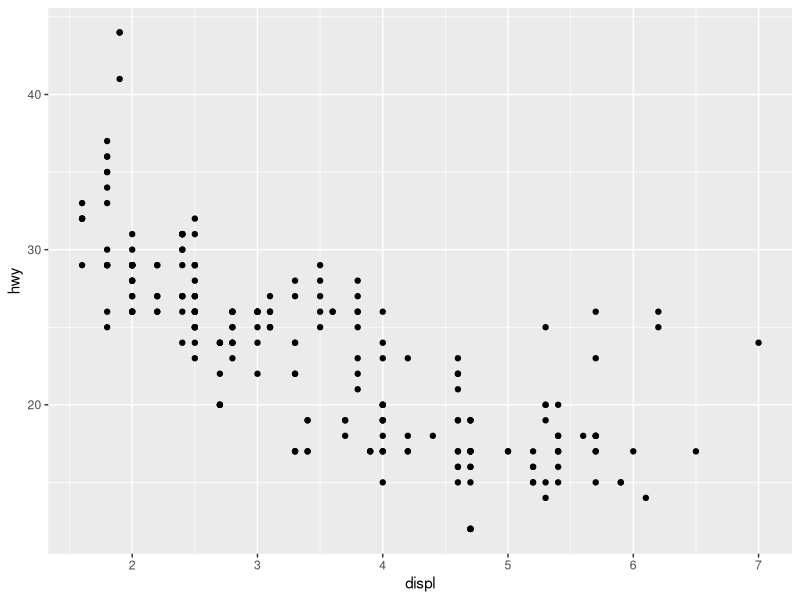
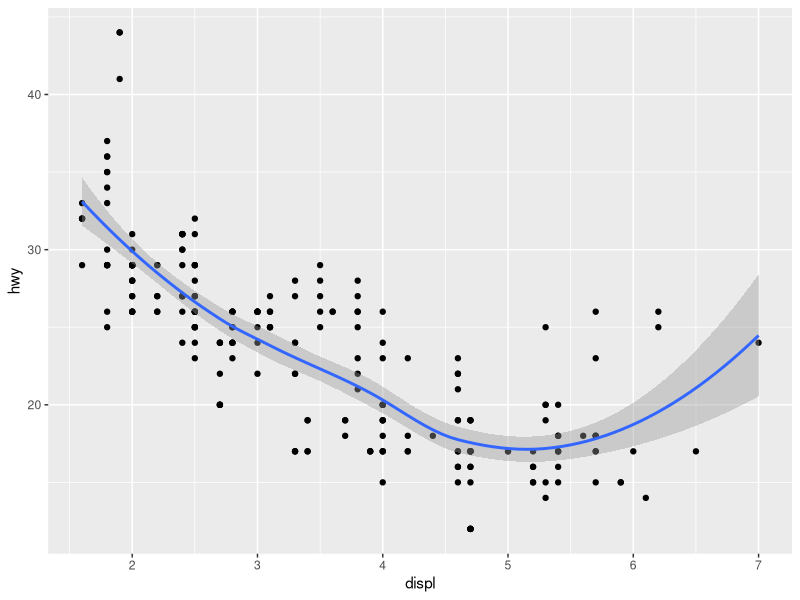
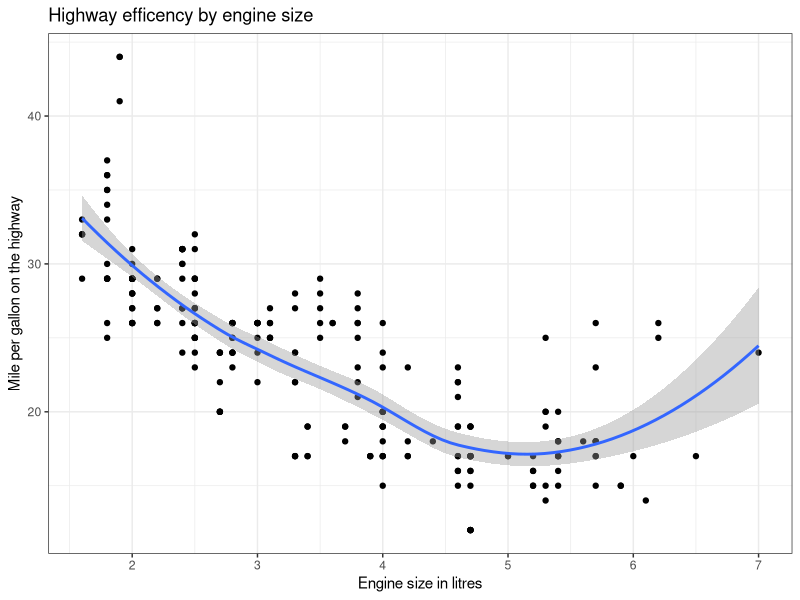
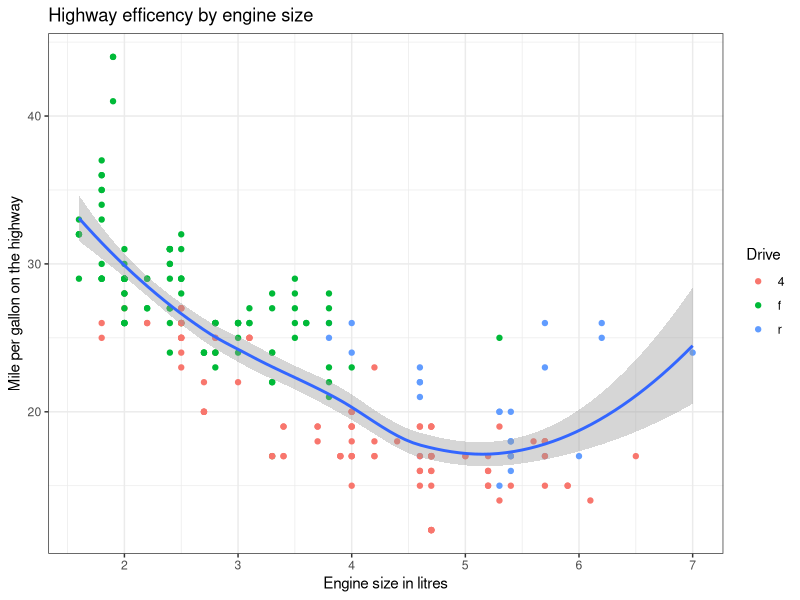

Generate these figures, in order, with R:
## ---- chunk 1
library(tidyverse)
ggplot(data = mpg,
       mapping = aes(x = displ, y = hwy))+
  geom_point()
## ---- chunk 2
ggplot(data = mpg,
       mapping = aes(x = displ, 
                     y = hwy))+
  geom_point()+
  geom_smooth()
## ---- chunk 3
ggplot(data = mpg,
       mapping = aes(x = displ, 
                     y = hwy))+
  geom_point()+
  geom_smooth()+
  labs(title = "Highway efficency by engine size",
       x = "Engine size in litres", 
       y = "Mile per gallon on the highway")+
  theme_bw()
## ---- chunk 4
ggplot(mpg, aes(x = displ, y = hwy))+
  geom_point(aes(color = drv))+
  geom_smooth()+
  labs(title = "Highway efficency by engine size",
       x = "Engine size in litres", 
       y = "Mile per gallon on the highway",
       color = "Drive")+
  theme_bw()
## ---- chunk 5
view(starwars)
## ---- chunk 6
names(starwars)
## ---- chunk 7
select(starwars, name, height, mass)
